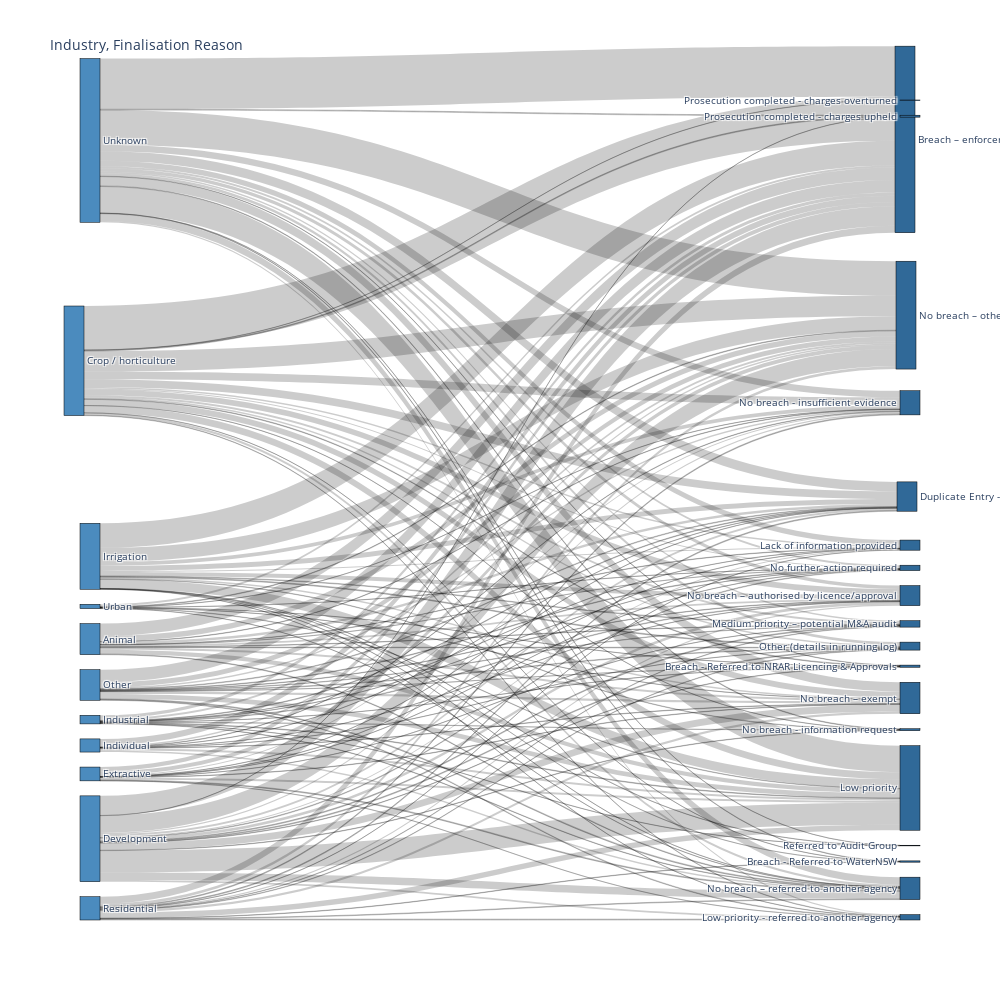

Source (notebook cell):
### Code cell
fig = genSankey(df,cat_cols=groupby_path, value_cols='WSP', title=path_title)
plotly.io.show(fig, validate=True)

### Figure 1 — Plotly figure (JSON) as saved in the notebook; plotly's stock layout.template omitted (floating-point values rounded to 4 significant figures; data arrays with more than 128 entries replaced by an {"elided": "..."} marker saying what was removed)
{"data": [{"link": {"source": {"elided": "144 int values"}, "target": {"elided": "144 int values"}, "value": {"elided": "144 int values"}}, "node": {"color": ["#4B8BBE", "#4B8BBE", "#4B8BBE", "#4B8BBE", "#4B8BBE", "#4B8BBE", "#4B8BBE", "#4B8BBE", "#4B8BBE", "#4B8BBE", "#4B8BBE", "#306998", "#306998", "#306998", "#306998", "#306998", "#306998", "#306998", "#306998", "#306998", "#306998", "#306998", "#306998", "#306998", "#306998", "#306998", "#306998", "#306998", "#306998", "#306998"], "label": ["Development", "Residential", "Extractive", "Other", "Unknown", "Urban", "Animal", "Crop / horticulture", "Individual", "Industrial", "Irrigation", "Breach – enforcement response completed", "No breach – other", "Breach - Referred to NRAR Licencing & Approvals", "No breach – referred to another agency", "Low priority - referred to another agency", "Referred to Audit Group", "Medium priority – potential M&A audit", "Other (details in running log)", "No breach – exempt", "Duplicate Entry - refer to linked notification", "Prosecution completed - charges upheld", "No breach - information request", "No further action required", "Low priority", "Breach - Referred to WaterNSW", "No breach - insufficient evidence", "No breach – authorised by licence/approval", "Lack of information provided", "Prosecution completed - charges overturned"], "line": {"color": "black", "width": 0.5}, "pad": 15, "thickness": 20, "x": [0.0119, 0.0119, 0.0119, 0.0119, 0.0119, 0.0119, 0.0119, -0.007143, 0.0119, 0.0119, 0.0119, 0.9821, 0.9833, 0.9881, 0.9881, 0.9881, 0.9881, 0.9881, 0.9881, 0.9881, 0.9845, 0.9881, 0.9881, 0.9881, 0.9881, 0.9881, 0.9881, 0.9881, 0.9881, 0.9881], "y": [0.901, 0.9858, 0.8219, 0.7134, 0.04929, 0.6176, 0.6575, 0.318, 0.7872, 0.7556, 0.5564, 0.0481, 0.2624, 0.6905, 0.9615, 0.9967, 0.9092, 0.6389, 0.666, 0.7293, 0.4836, 0.01974, 0.7679, 0.5706, 0.839, 0.9287, 0.3693, 0.6044, 0.5428, 0.0001315]}, "type": "sankey"}], "layout": {"font": {"size": 10}, "height": 1000, "title": {"text": "Industry, Finalisation Reason"}, "width": 1000}}
